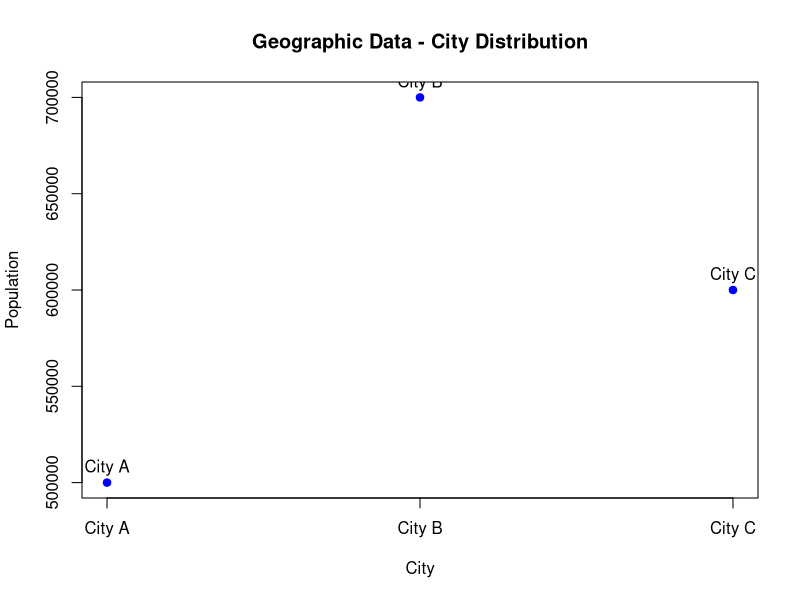

This figure's R source:
city <- c("City A", "City B", "City C")
population <- c(500000, 700000, 600000)

plot(
  1:3,
  population,
  type = "p",
  pch = 19,
  xlab = "City",
  ylab = "Population",
  main = "Geographic Data - City Distribution",
  xaxt = "n",
  col = "blue"
)

axis(
  1,
  at = 1:3,
  labels = city
)

text(
  1:3,
  population,
  labels = city,
  pos = 3
)
